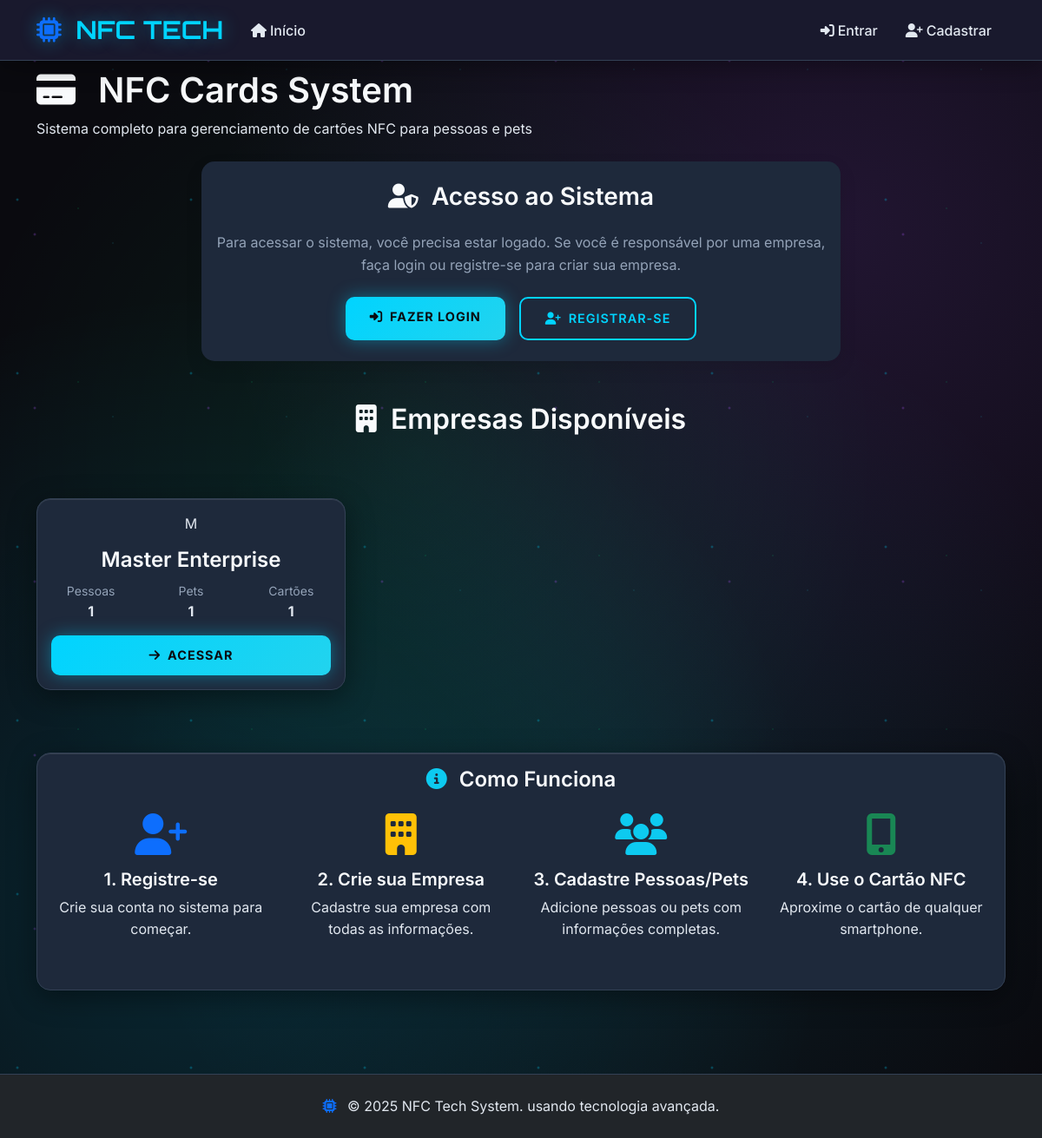
The page / on the database its author committed.
### nfc_cards/models.py (models this page shows, shortened)
class Empresa(models.Model):
    nome = models.CharField(max_length=100, verbose_name="Nome da Empresa")
    slug = models.SlugField(max_length=100, unique=True, verbose_name="Slug")
    descricao = models.TextField(blank=True, verbose_name="Descrição")
    logo = models.ImageField(upload_to='empresas/logos/', blank=True, null=True, verbose_name="Logo")
    cor_primaria = models.CharField(max_length=7, default="#007bff", verbose_name="Cor Primária", help_text="Formato: #RRGGBB")
    cor_secundaria = models.CharField(max_length=7, default="#6c757d", verbose_name="Cor Secundária", help_text="Formato: #RRGGBB")
    email = models.EmailField(blank=True, verbose_name="E-mail")
    telefone = models.CharField(max_length=20, blank=True, verbose_name="Telefone")
    website = models.URLField(blank=True, verbose_name="Website")
    endereco = models.TextField(blank=True, verbose_name="Endereço")
    criado_em = models.DateTimeField(auto_now_add=True)
    atualizado_em = models.DateTimeField(auto_now=True)
    ativo = models.BooleanField(default=True)
    class Meta:
        verbose_name = "Empresa"
        verbose_name_plural = "Empresas"
        ordering = ['nome']

### nfc_cards/views.py (the view)
# urls.py: path('', views.home, name='home'),
def home(request):
    if request.user.is_authenticated:
        try:
            user_profile = request.user.profile
            if user_profile.empresa:
                return redirect('dashboard')
            else:
                return redirect('create_empresa')
        except (AttributeError, UserProfile.DoesNotExist):
            return redirect('create_empresa')
    else:
        empresas = Empresa.objects.filter(ativo=True).order_by('nome')
        context = {
            'empresas': empresas,
            'total_pessoas': Person.objects.filter(ativo=True).count(),
            'total_pets': Pet.objects.filter(ativo=True).count(),
            'total_cartoes': NFCCard.objects.filter(ativo=True).count(),
        }
        return render(request, 'nfc_cards/home.html', context)

### nfc_cards/templates/nfc_cards/home.html (shortened to what this page needs)
{% extends 'nfc_cards/base.html' %}
{% block content %}
<div class="hero-section">
    <div class="container">
        <h1 class="hero-title">
            <i class="fas fa-credit-card me-3"></i>
            NFC Cards System
        </h1>
        <p class="hero-subtitle">
            Sistema completo para gerenciamento de cartões NFC para pessoas e pets
        </p>
        {% if not user.is_authenticated %}
        <div class="row justify-content-center mt-4">
            <div class="col-md-8 text-center">
                <div class="card auth-card">
                    <div class="card-body py-4">
                        <h3 class="mb-4">
                            <i class="fas fa-user-shield me-2"></i>
                            Acesso ao Sistema
                        </h3>
                        <p class="text-muted mb-4">
                            Para acessar o sistema, você precisa estar logado. Se você é responsável por uma empresa,
                            faça login ou registre-se para criar sua empresa.
                        </p>
                        <div class="d-grid gap-2 d-md-flex justify-content-md-center">
                            <a href="{% url 'login' %}" class="btn btn-primary btn-lg me-md-2">
                                <i class="fas fa-sign-in-alt me-2"></i>Fazer Login
                            </a>
                            <a href="{% url 'register' %}" class="btn btn-outline-primary btn-lg">
                                <i class="fas fa-user-plus me-2"></i>Registrar-se
                            </a>
                        </div>
                    </div>
                </div>
            </div>
        </div>
        {% endif %}
    </div>
</div>
<div class="container py-5">
    {% if empresas %}
        <div class="row">
            <div class="col-12 mb-5">
                <h2 class="text-center mb-4">
                    <i class="fas fa-building me-2"></i>
                    {% if empresas.count == 1 %}
                        Empresas Disponíveis
                    {% else %}
                        Selecione uma Empresa
                    {% endif %}
                </h2>
            </div>
        </div>
        <div class="row">
            {% for empresa in empresas %}
            <div class="col-lg-6 col-xl-4 mb-4">
                <div class="card h-100 empresa-card">
                    <div class="card-body text-center">
                        {% if empresa.logo %}
                            <img src="{{ empresa.logo.url }}" alt="{{ empresa.nome }}" class="empresa-logo mb-3">
                        {% else %}
                            <div class="empresa-placeholder mb-3">
                                {{ empresa.nome|first|upper }}
                            </div>
                        {% endif %}
                        <h4 class="card-title">{{ empresa.nome }}</h4>
                        <div class="row text-center mb-3">
                            <div class="col-4">
                                <small class="text-muted">Pessoas</small>
                                <div class="fw-bold">{{ empresa.pessoas.count }}</div>
                            </div>
                            <div class="col-4">
                                <small class="text-muted">Pets</small>
                                <div class="fw-bold">{{ empresa.pets.count }}</div>
                            </div>
                            <div class="col-4">
                                <small class="text-muted">Cartões</small>
                                <div class="fw-bold">{{ empresa.cartoes_nfc.count }}</div>
                            </div>
                        </div>
                        <a href="{% url 'empresa_home' empresa_slug=empresa.slug %}"
                           class="btn btn-primary btn-lg w-100"
                           style="background-color: {{ empresa.cor_primaria }}; border-color: {{ empresa.cor_primaria }};">
                            <i class="fas fa-arrow-right me-2"></i>Acessar
                        </a>
                    </div>
                </div>
            </div>
            {% endfor %}
        </div>
    {% endif %}
    <div class="row mt-5">
        <div class="col-12">
            <div class="card">
                <div class="card-body">
                    <h4 class="card-title text-center mb-4">
                        <i class="fas fa-info-circle text-info me-2"></i>
                        Como Funciona
                    </h4>
                    <div class="row">
                        <div class="col-md-3 text-center mb-4">
                            <i class="fas fa-user-plus fa-3x text-primary mb-3"></i>
                            <h5>1. Registre-se</h5>
                            <p>Crie sua conta no sistema para começar.</p>
                        </div>
                        <div class="col-md-3 text-center mb-4">
                            <i class="fas fa-building fa-3x text-warning mb-3"></i>
                            <h5>2. Crie sua Empresa</h5>
                            <p>Cadastre sua empresa com todas as informações.</p>
                        </div>
                        <div class="col-md-3 text-center mb-4">
                            <i class="fas fa-users fa-3x text-info mb-3"></i>
                            <h5>3. Cadastre Pessoas/Pets</h5>
                            <p>Adicione pessoas ou pets com informações completas.</p>
                        </div>
                        <div class="col-md-3 text-center mb-4">
                            <i class="fas fa-mobile-alt fa-3x text-success mb-3"></i>
                            <h5>4. Use o Cartão NFC</h5>
                            <p>Aproxime o cartão de qualquer smartphone.</p>
                        </div>
                    </div>
                </div>
            </div>
        </div>
    </div>
</div>
{% endblock %}

### nfc_cards/templates/nfc_cards/base.html (style rules this page uses)
:root { --primary-color: #00d4ff; --secondary-color: #0099cc; --accent-color: #8b5cf6; --success-color: #00ff88; --warning-color: #ffd700; --danger-color: #ff3366; --purple-neon: #a855f7; --cyan-bright: #22d3ee; --dark-bg: #0a0a0f; --dark-surface: #1a1a2e; --dark-card: #1e293b; --dark-border: #334155; --text-primary: #f8fafc; --text-secondary: #e2e8f0; --text-muted: #94a3b8; --neon-glow: 0 0 20px rgba(0, 212, 255, 0.4); --neon-glow-hover: 0 0 30px rgba(0, 212, 255, 0.7); --purple-glow: 0 0 20px rgba(168, 85, 247, 0.4); --purple-glow-hover: 0 0 30px rgba(168, 85, 247, 0.7); }
* { box-sizing: border-box; }
body { font-family: 'Inter', -apple-system, BlinkMacSystemFont, sans-serif; background: var(--dark-bg); background-image: radial-gradient(circle at 20% 80%, rgba(0, 212, 255, 0.15) 0%, transparent 50%), radial-gradient(circle at 80% 20%, rgba(168, 85, 247, 0.15) 0%, transparent 50%), radial-gradient(circle at 40% 40%, rgba(0, 255, 136, 0.08) 0%, transparent 50%), radial-gradient(circle at 60% 70%, rgba(34, 211, 238, 0.1) 0%, transparent 50%); min-height: 100vh; color: var(--text-primary); overflow-x: hidden; }
body::before { content: ''; position: fixed; top: 0; left: 0; width: 100%; height: 100%; background-image: radial-gradient(2px 2px at 20px 30px, rgba(0, 212, 255, 0.4), transparent), radial-gradient(2px 2px at 40px 70px, rgba(168, 85, 247, 0.4), transparent), radial-gradient(1px 1px at 90px 40px, rgba(0, 255, 136, 0.3), transparent), radial-gradient(1px 1px at 130px 80px, rgba(34, 211, 238, 0.3), transparent); background-repeat: repeat; background-size: 200px 200px; animation: particleMove 25s linear infinite; pointer-events: none; z-index: -1; }
.btn { border-radius: 10px; font-weight: 600; padding: 12px 28px; transition: all 0.3s ease; position: relative; overflow: hidden; text-transform: uppercase; letter-spacing: 1px; font-size: 0.9rem; border: none; }
.btn::before { content: ''; position: absolute; top: 0; left: -100%; width: 100%; height: 100%; background: linear-gradient(90deg, transparent, rgba(255, 255, 255, 0.3), transparent); transition: all 0.5s ease; }
.btn-primary { background: linear-gradient(135deg, var(--primary-color), var(--cyan-bright)); color: var(--dark-bg); box-shadow: var(--neon-glow); font-weight: 700; }
.btn-outline-primary { border: 2px solid var(--primary-color); color: var(--primary-color); background: transparent; font-weight: 600; }
.card { border: 1px solid var(--dark-border); border-radius: 16px; background: var(--dark-card); backdrop-filter: blur(25px); box-shadow: 0 8px 32px rgba(0, 0, 0, 0.4), inset 0 1px 0 rgba(255, 255, 255, 0.1); transition: all 0.3s ease; position: relative; overflow: hidden; }
.card::before { content: ''; position: absolute; top: 0; left: 0; right: 0; height: 1px; background: linear-gradient(90deg, transparent, var(--primary-color), transparent); opacity: 0; transition: opacity 0.3s ease; }
.card-body { color: var(--text-secondary); }
.card-title { color: var(--text-primary); font-weight: 600; }
h1, h2, h3, h4, h5, h6 { color: var(--text-primary); font-weight: 600; }
p { color: var(--text-secondary); line-height: 1.6; }
.text-muted { color: var(--text-muted) !important; }
a { color: var(--primary-color); text-decoration: none; transition: all 0.3s ease; }
.card { animation: fadeInUp 0.6s ease-out; }

### nfc_cards/templates/nfc_cards/home.html (style rules this page uses)
.auth-card { border: none; box-shadow: 0 8px 20px rgba(0, 0, 0, 0.1); border-radius: 15px; }

### rows shown on the page
Empresa: nome|first "M", nome "Master Enterprise", pessoas.count "1", pets.count "1", cartoes_nfc.count "1"
